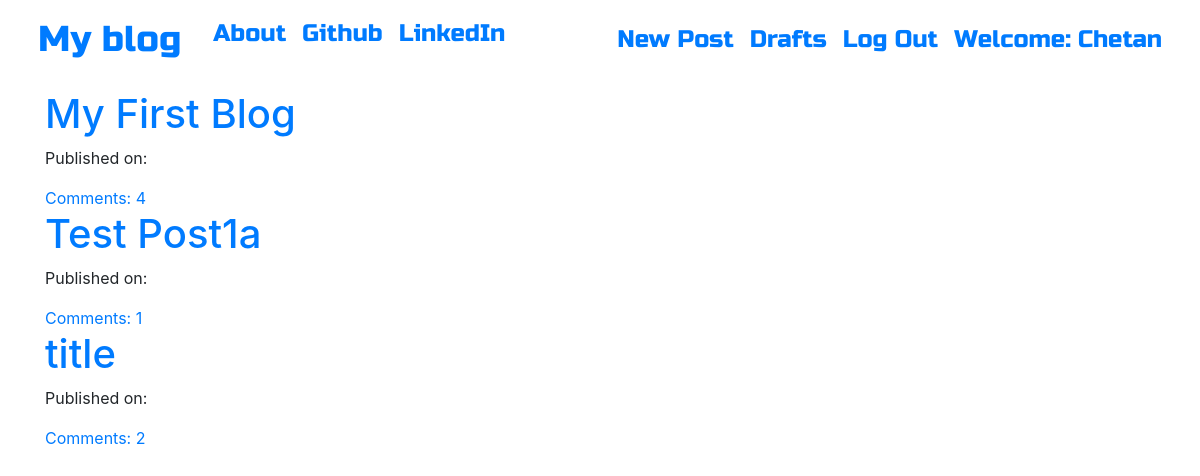
The app's page / (signed in) with its own data.
### blog/models.py (models this page shows, shortened)
class Post(models.Model):
    author = models.ForeignKey('auth.User', on_delete=models.CASCADE)
    title = models.CharField(max_length = 200)
    text = models.TextField()
    create_date = models.DateTimeField(default = timezone.now)
    published_date = models.DateTimeField(blank=True, null = True)
    def approve_comments(self):
        return self.comments.filter(approved_comment = True)

### blog/views.py (the view)
# urls.py: path('', views.PostListView.as_view(), name = 'post_list'),
class PostListView(ListView):
    model = Post
    def get_queryset(self):
        return Post.objects.filter(published_date__lte = timezone.now()).order_by('-published_date')

### blog/templates/blog/post_list.html (shortened to what this page needs)
{% extends "blog/base.html" %}
{% block content %}
<div class="centerstage">
    {% for post in post_list %}
    <div class="post">
        <h1><a href="{% url 'post_details' pk=post.pk %}">{{ post.title}} </a></h1>
        <div class="date">
            <p>Published on: {{post.Published|date:"D M Y"}} </p>
        </div>
        <a href="{% url 'post_details' pk=post.pk %}">Comments: {{ post.approve_comments.count }} </a>
    </div>
    {% endfor %}
</div>
{% endblock %}

### blog/templates/blog/base.html (shortened to what this page needs)
<!doctype html>
{% load static %}
<html lang="en">
<head>
  <link rel="stylesheet" href="https://stackpath.bootstrapcdn.com/bootstrap/4.3.1/css/bootstrap.min.css"
>
  <link rel="stylesheet" href="//cdn.jsdelivr.net/npm/medium-editor@latest/dist/css/medium-editor.min.css"
    type="text/css" media="screen" charset="utf-8">
  <link rel="stylesheet" href="{% static 'fontawesome-free-5.8.2-web/css/all.css' %}">
  <link rel="stylesheet" href="{% static 'css/blog.css' %}">
</head>
<body class="loader">
  <nav class="navbar navbar-default navbar-expand techfont custome-navbar">
    <div class="container navbar-collapse collapse">
      <ul class="nav navbar-nav">
        <li class="nav-item"><a class="nav-link navbar-brand bigbrand" href="{% url 'post_list' %}">My blog</a></li>
        <li class="nav-item"><a class="nav-link" href="{% url 'about' %}">About</a></li>
        <li class="nav-item"><a class="nav-link" href="https://www.github.com">Github</a></li>
        <li class="nav-item"><a class="nav-link" href="https://www.linkedin.com">LinkedIn</a></li>
      </ul>
      <ul class="nav navbar-nav navbar-right ">
        {% if user.is_authenticated %}
          <li class="nav-item">
            <a class="nav-link" href="{% url 'post_new' %}">New Post</a>
          </li>
          <li class="nav-item">
            <a class="nav-link" href="{% url 'post_draft_list' %}">Drafts</a>
          </li>
          <li class="nav-item">
            <a class="nav-link" href="{% url 'logout' %}">Log Out</a>
          </li>
          <li class="nav-item">
            <a class="nav-link" href="#">Welcome: {{ user.username }}</a>
          </li>
        {% else %}
          <li class="nav-item">
            <a class="nav-link navbar-right" href="{% url 'login' %}"> <i class="fas fa-user"></i> </a>
          </li>
        {% endif %}
      </ul>
    </div>
  </nav>
  <div class="content container">
    <div class="row">
      <div class="col-md-8">
        <div class="blog_posts">
          {% block content %}
          {% endblock %}
        </div>
      </div>
    </div>
  </div>
</body>
</html>

### blog/static/css/blog.css (style rules this page uses)
.techfont { font-family: 'Russo One', sans-serif; font-size: 1.5em; margin-bottom: 10px; }
.bigbrand { font-size: 1.5em; }
.centerstage { margin-left: auto; margin-right: auto; }
.loader { filter:hue-rotate(0deg); color:linear-gradient(45deg,#0f8,#08f); animation:hue 10000ms infinite linear; }

### records on screen
Post: title "My First Blog", approve_comments.count "4"
Post: title "Test Post1a", approve_comments.count "1"
Post: title "title", approve_comments.count "2"

### other values on screen
{{ user.username }} "Chetan"
